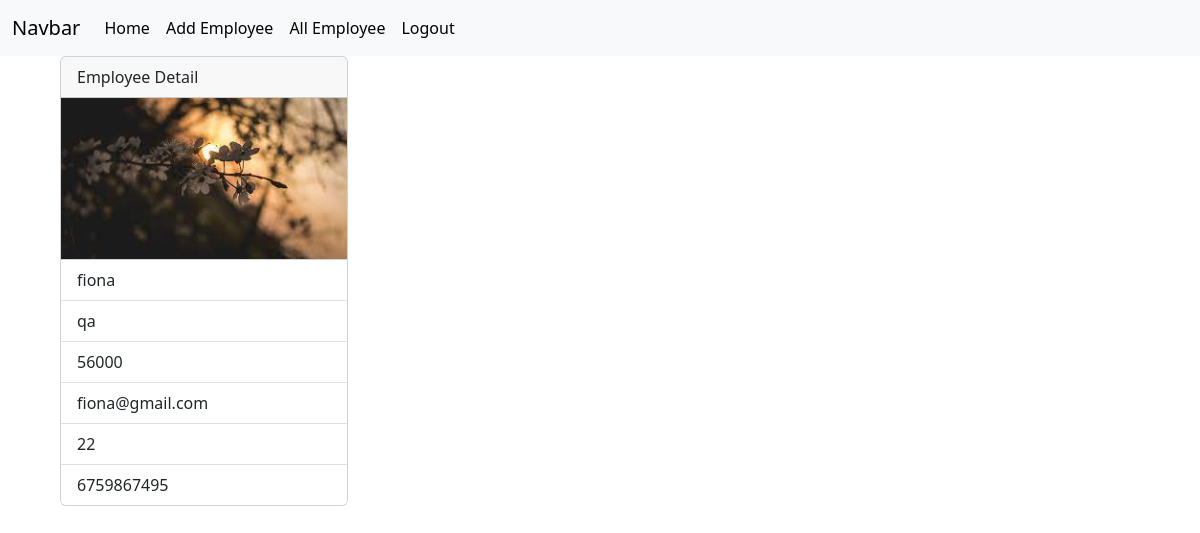
The page /employees/12 (signed in) on the database its author committed.
### crm/models.py (models this page shows, shortened)
class Employees(models.Model):
    name=models.CharField(max_length=200)
    department=models.CharField(max_length=200)
    salary=models.PositiveIntegerField()
    email=models.EmailField(unique=True)
    contact=models.CharField(max_length=10)
    age=models.PositiveIntegerField()
    profile_pic=models.ImageField(upload_to="images",null=True,blank=True)
    dob=models.DateField(null=True,blank=True)

### crm/views.py (the view)
# urls.py: path('employees/<int:pk>',views.EmployedetailView.as_view(),name="emp-detail"),
@method_decorator(signin_required,name="dispatch")
class EmployedetailView(View):
     def get(self,request,*args,**kwargs):
          id=kwargs.get("pk")
          qs=Employees.objects.get(id=id)
          return render(request,"emp_detail.html",{"data":qs})

### crm/views.py (called while the page is built)
def  signin_required(fn):
     def wrapper(request,*args,**kwargs):
          if not request.user.is_authenticated:
               messages.error(request,"invalid session")
               return redirect("signin")
          else:
                 return fn(request,*args,**kwargs)
     return wrapper

### crm/templates/emp_detail.html
{%extends 'base.html'%}
{%block body_block%}
<div class="conatiner d-flex">
  <div>
      <div class="row">
          <div class="col-2"></div>
          <div class="col-8">
<div class="card" style="width: 18rem;">
  <div class="card-header">Employee Detail</div>
  <div>
    {%if data.profile_pic%}
    <img src="{{data.profile_pic.url}}" alt="" width="100%">
    {%endif%}
  </div>
  <ul class="list-group list-group-flush">
    <li class="list-group-item">{{data.name}}</li>
    <li class="list-group-item">{{data.department}}</li>
    <li class="list-group-item">{{data.salary}}</li>
    <li class="list-group-item">{{data.email}}</li>
    <li class="list-group-item">{{data.age}}</li>
    <li class="list-group-item">{{data.contact}}</li>
  </ul>
</div>
</div>
<div class="col-2"></div>
</div>
</div>
</div>
{%endblock%}

### rows shown on the page
Employees: profile_pic (picture), name "fiona", department "qa", salary "56000", email "fiona@gmail.com", age "22", contact "6759867495"
